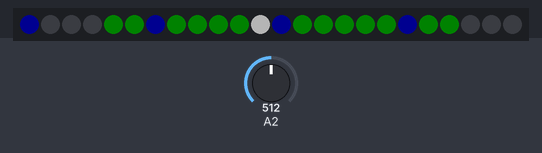
Recording of a sketch running on a simulated Arduino Uno, built with avr-gcc and run on an emulated ATmega328P. On the bench: 24 RGB LEDs in strip order, left to right. Inputs (shaded band) come from the test bench; at power-on: A2 = 512. Dim RGB values are drawn brighter than linear.

Above: at 1.2 s.
1.3 s: A2 set to 716
At 1.8 s:
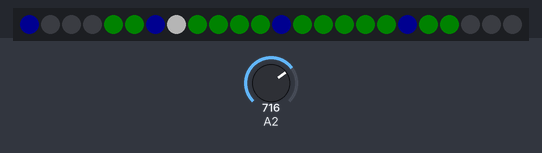
2.8 s: A2 set to 900
At 4.0 s:
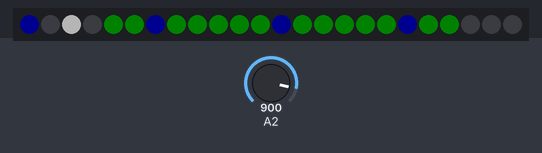
4.3 s: A2 set to 1023
At 5.4 s:
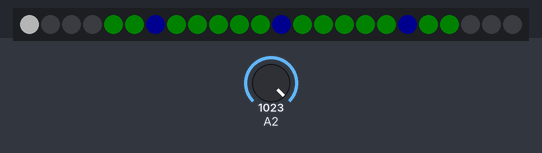
Timing chart, 0 to 7.3 s (numbered marks = the images above; inputs shaded):
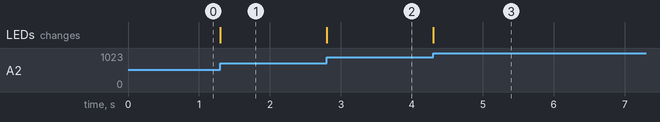

The sketch:

burnerGPS.ino
```cpp
#include <Adafruit_NeoPixel.h>

#define PIN 9

// Parameter 1 = number of pixels in strip
// Parameter 2 = Arduino pin number (most are valid)
// Parameter 3 = pixel type flags, add together as needed:
//   NEO_KHZ800  800 KHz bitstream (most NeoPixel products w/WS2812 LEDs)
//   NEO_KHZ400  400 KHz (classic 'v1' (not v2) FLORA pixels, WS2811 drivers)
//   NEO_GRB     Pixels are wired for GRB bitstream (most NeoPixel products)
//   NEO_RGB     Pixels are wired for RGB bitstream (v1 FLORA pixels, not v2)
//   NEO_RGBW    Pixels are wired for RGBW bitstream (NeoPixel RGBW products)
Adafruit_NeoPixel strip = Adafruit_NeoPixel(24, PIN, NEO_GRB + NEO_KHZ800);

// IMPORTANT: To reduce NeoPixel burnout risk, add 1000 uF capacitor across
// pixel power leads, add 300 - 500 Ohm resistor on first pixel's data input
// and minimize distance between Arduino and first pixel.  Avoid connecting
// on a live circuit...if you must, connect GND first.

// Gamma correction from https://learn.adafruit.com/led-tricks-gamma-correction/the-quick-fix

const uint8_t PROGMEM gamma8[] = {
    0,  0,  0,  0,  0,  0,  0,  0,  0,  0,  0,  0,  0,  0,  0,  0,
    0,  0,  0,  0,  0,  0,  0,  0,  0,  0,  0,  0,  1,  1,  1,  1,
    1,  1,  1,  1,  1,  1,  1,  1,  1,  2,  2,  2,  2,  2,  2,  2,
    2,  3,  3,  3,  3,  3,  3,  3,  4,  4,  4,  4,  4,  5,  5,  5,
    5,  6,  6,  6,  6,  7,  7,  7,  7,  8,  8,  8,  9,  9,  9, 10,
   10, 10, 11, 11, 11, 12, 12, 13, 13, 13, 14, 14, 15, 15, 16, 16,
   17, 17, 18, 18, 19, 19, 20, 20, 21, 21, 22, 22, 23, 24, 24, 25,
   25, 26, 27, 27, 28, 29, 29, 30, 31, 32, 32, 33, 34, 35, 35, 36,
   37, 38, 39, 39, 40, 41, 42, 43, 44, 45, 46, 47, 48, 49, 50, 50,
   51, 52, 54, 55, 56, 57, 58, 59, 60, 61, 62, 63, 64, 66, 67, 68,
   69, 70, 72, 73, 74, 75, 77, 78, 79, 81, 82, 83, 85, 86, 87, 89,
   90, 92, 93, 95, 96, 98, 99,101,102,104,105,107,109,110,112,114,
  115,117,119,120,122,124,126,127,129,131,133,135,137,138,140,142,
  144,146,148,150,152,154,156,158,160,162,164,167,169,171,173,175,
  177,180,182,184,186,189,191,193,196,198,200,203,205,208,210,213,
  215,218,220,223,225,228,231,233,236,239,241,244,247,249,252,255 };


uint32_t CorrectedWhite( byte w )
{

  uint8_t b = pgm_read_byte(&gamma8[w]);

  return strip.Color(b,b,b);

}

void setup() {
  // This is for Trinket 5V 16MHz, you can remove these three lines if you are not using a Trinket
  #if defined (__AVR_ATtiny85__)
    if (F_CPU == 16000000) clock_prescale_set(clock_div_1);
  #endif
  // End of trinket special code

  strip.begin();
  strip.setBrightness(64);
  strip.show(); // Initialize all pixels to 'off'

  Serial.begin(250000);
}

void loop() {


  uint16_t i = 1023 - analogRead(10);

  double pos = (double) i / 1024.0 * 24.0;
  double dis = 255 * (pos - (double) (floor(pos))) ;

  strip.clear();
  for (int i = 4; i <= 20; i+=1) strip.setPixelColor( i, strip.Color(0,24,0));
  strip.setPixelColor( 0, strip.Color(0,0,64));
  strip.setPixelColor( 6, strip.Color(0,0,64));
  strip.setPixelColor( 12, strip.Color(0,0,64));
  strip.setPixelColor( 18, strip.Color(0,0,64));
  strip.setPixelColor( floor(pos), CorrectedWhite(255) );
  strip.show();

}
```

Measured:
- after the input at 1.3 s, the LEDs: change at once (image 1)
- after the input at 2.8 s, the LEDs: change at once (image 2)
- after the input at 4.3 s, the LEDs: change at once (image 3)
